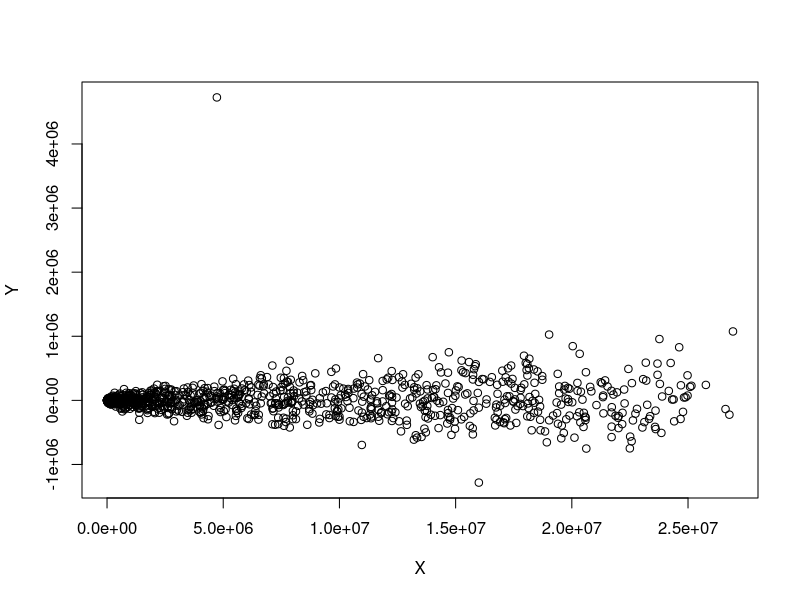
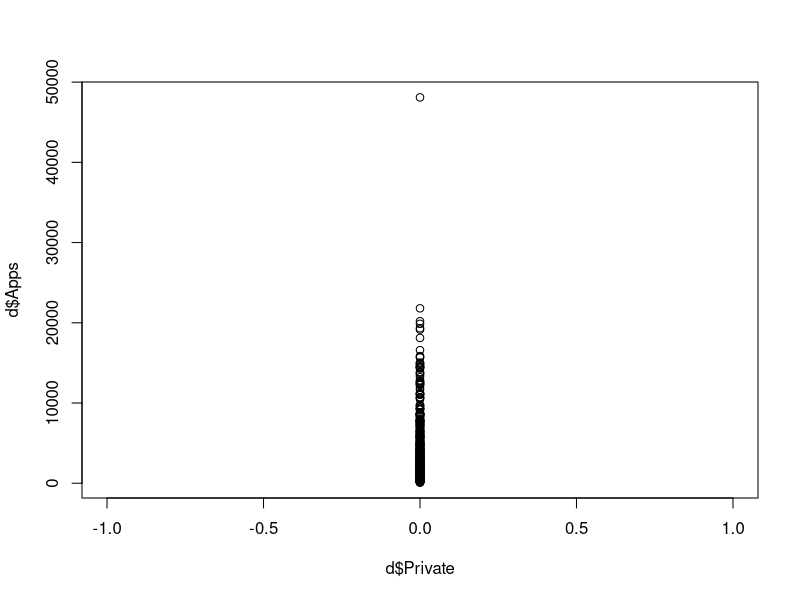

Write R code to recreate these figures, in order.
## ---- chunk 1
library(dplyr)
## ---- chunk 2
d <- read.csv("../../datasets/Colleges.csv")
## ---- chunk 3
d$Private <- ifelse(d$Private == "Yes", 1, 0)
## ---- chunk 4
d <- d %>% dplyr::select('Private','Apps','Accept','Enroll','F.Undergrad')
## ---- chunk 5
cov_matrix <- cov(d)
cov_matrix
## ---- chunk 6
corr_matrix <- cov2cor(cov_matrix)
corr_matrix
## ---- chunk 7
size <- 1000
sim <- data.frame(matrix(rep(0,size*777),nrow=777))
names(sim) <- paste("sim",1:size,sep="_")
sim$Private <- d %>% dplyr::select('Private')
for (i in 1:size) {
    sim[i] <- rnorm(length(d$Private),mean=runif(1,min=1,max=100),sd=runif(1,min=1,max=5000))
}
Y <- cov(sim)[1,]
X <- diag(cov(sim))
plot(X,Y)
## ---- chunk 8
plot(d$Private, d$Apps)
